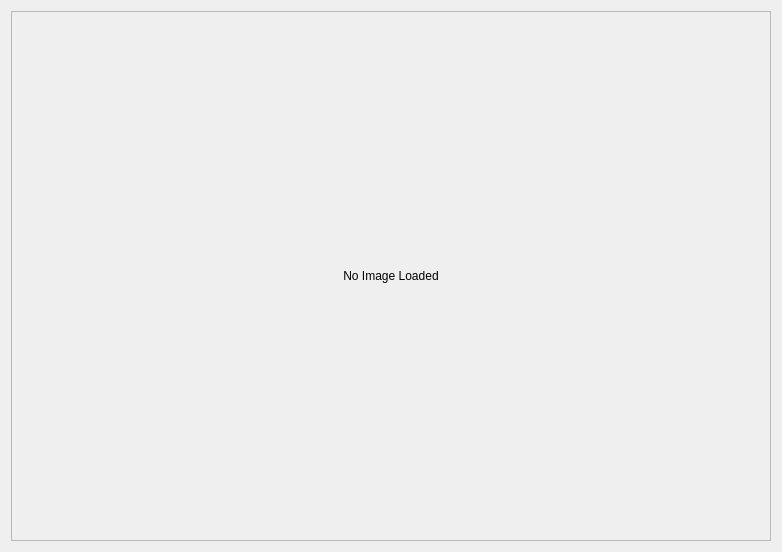
<?xml version="1.0" encoding="UTF-8"?>
<ui version="4.0">
 <class>main_right_panel_widget</class>
 <widget class="QWidget" name="main_right_panel_widget">
  <property name="geometry">
   <rect>
    <x>0</x>
    <y>0</y>
    <width>782</width>
    <height>552</height>
   </rect>
  </property>
  <property name="windowTitle">
   <string>Form</string>
  </property>
  <layout class="QHBoxLayout" name="horizontalLayout">
   <item>
    <widget class="QScrollArea" name="img_scrollArea">
     <property name="widgetResizable">
      <bool>true</bool>
     </property>
     <widget class="QWidget" name="scrollAreaWidgetContents">
      <property name="geometry">
       <rect>
        <x>0</x>
        <y>0</y>
        <width>762</width>
        <height>532</height>
       </rect>
      </property>
      <layout class="QHBoxLayout" name="horizontalLayout_2">
       <item>
        <widget class="QLabel" name="imglabel">
         <property name="text">
          <string>No Image Loaded</string>
         </property>
         <property name="alignment">
          <set>Qt::AlignCenter</set>
         </property>
        </widget>
       </item>
      </layout>
     </widget>
    </widget>
   </item>
  </layout>
 </widget>
 <resources/>
 <connections/>
</ui>
